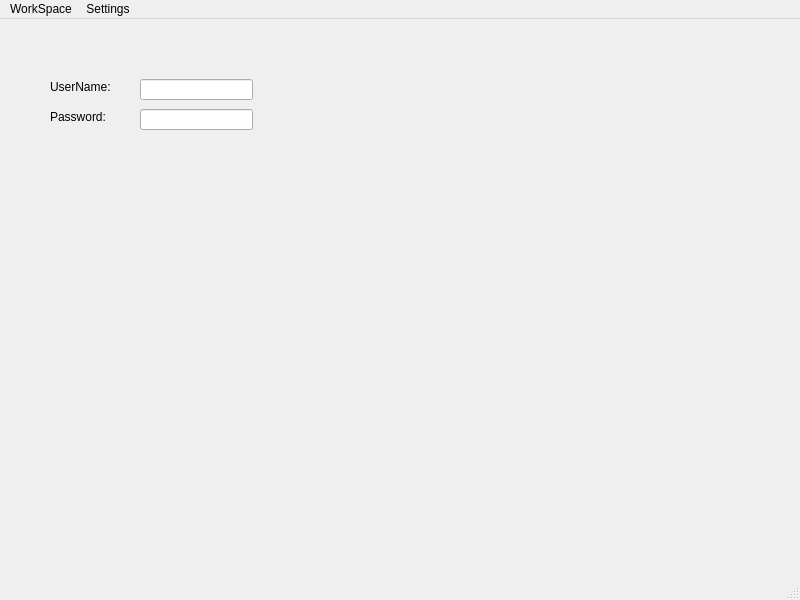
<?xml version="1.0" encoding="UTF-8"?>
<ui version="4.0">
 <class>MainWindow</class>
 <widget class="QMainWindow" name="MainWindow">
  <property name="geometry">
   <rect>
    <x>0</x>
    <y>0</y>
    <width>800</width>
    <height>600</height>
   </rect>
  </property>
  <property name="windowTitle">
   <string>MainWindow</string>
  </property>
  <widget class="QWidget" name="centralwidget">
   <widget class="QLabel" name="label">
    <property name="geometry">
     <rect>
      <x>50</x>
      <y>60</y>
      <width>72</width>
      <height>15</height>
     </rect>
    </property>
    <property name="text">
     <string>UserName: </string>
    </property>
   </widget>
   <widget class="QLabel" name="label_2">
    <property name="geometry">
     <rect>
      <x>50</x>
      <y>90</y>
      <width>72</width>
      <height>15</height>
     </rect>
    </property>
    <property name="text">
     <string>Password: </string>
    </property>
   </widget>
   <widget class="QLineEdit" name="userNameInput">
    <property name="geometry">
     <rect>
      <x>140</x>
      <y>60</y>
      <width>113</width>
      <height>21</height>
     </rect>
    </property>
   </widget>
   <widget class="QLineEdit" name="passwordInput">
    <property name="geometry">
     <rect>
      <x>140</x>
      <y>90</y>
      <width>113</width>
      <height>21</height>
     </rect>
    </property>
   </widget>
  </widget>
  <widget class="QMenuBar" name="menubar">
   <property name="geometry">
    <rect>
     <x>0</x>
     <y>0</y>
     <width>800</width>
     <height>26</height>
    </rect>
   </property>
   <widget class="QMenu" name="menuMy_Favourite">
    <property name="title">
     <string>WorkSpace</string>
    </property>
    <widget class="QMenu" name="menuMy_Favourite_2">
     <property name="title">
      <string>My Favourite</string>
     </property>
     <addaction name="actionfolders"/>
     <addaction name="actionbuttons"/>
     <addaction name="actiontypes"/>
    </widget>
    <addaction name="menuMy_Favourite_2"/>
    <addaction name="actionAdd_Button"/>
   </widget>
   <widget class="QMenu" name="menuSettings">
    <property name="title">
     <string>Settings</string>
    </property>
    <addaction name="actionPlugins"/>
   </widget>
   <addaction name="menuMy_Favourite"/>
   <addaction name="menuSettings"/>
  </widget>
  <widget class="QStatusBar" name="statusbar"/>
  <action name="actionPlugins">
   <property name="text">
    <string>Plugins</string>
   </property>
  </action>
  <action name="actionAdd_Button">
   <property name="text">
    <string>Add Button</string>
   </property>
  </action>
  <action name="actionfolders">
   <property name="text">
    <string>folders</string>
   </property>
  </action>
  <action name="actionbuttons">
   <property name="text">
    <string>buttons</string>
   </property>
  </action>
  <action name="actiontypes">
   <property name="text">
    <string>types</string>
   </property>
  </action>
 </widget>
 <resources/>
 <connections/>
</ui>
